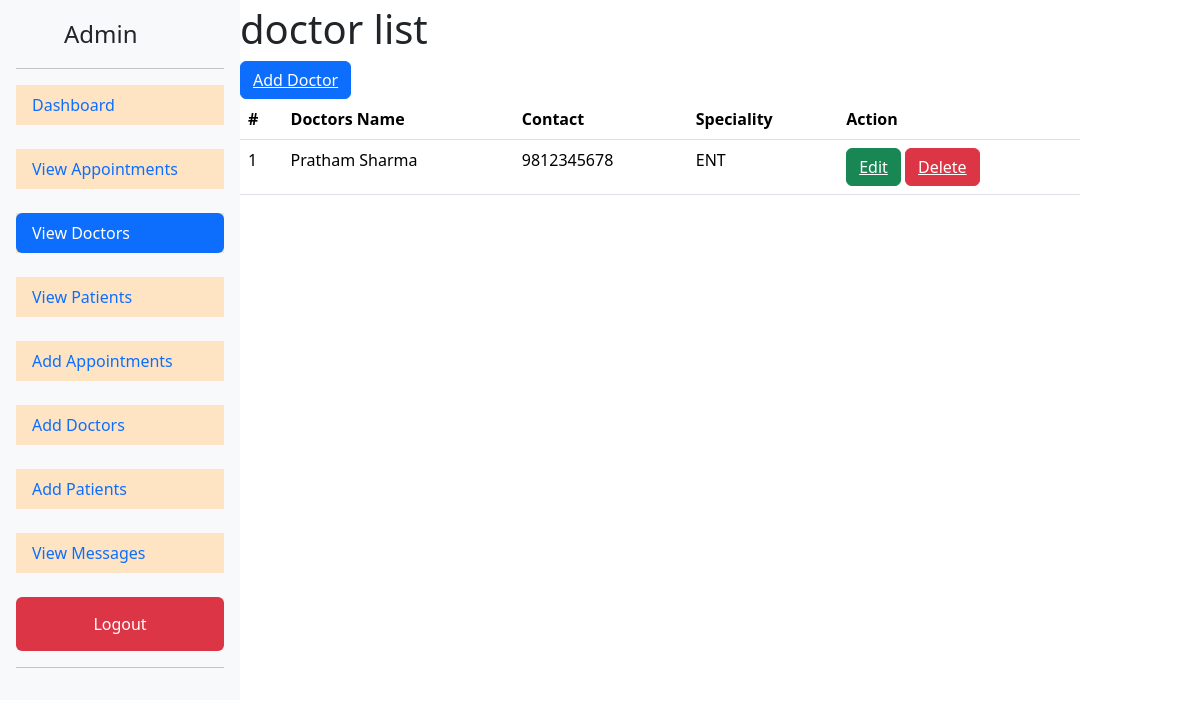
Page /viewdoctor (signed in) on the earlier database version.
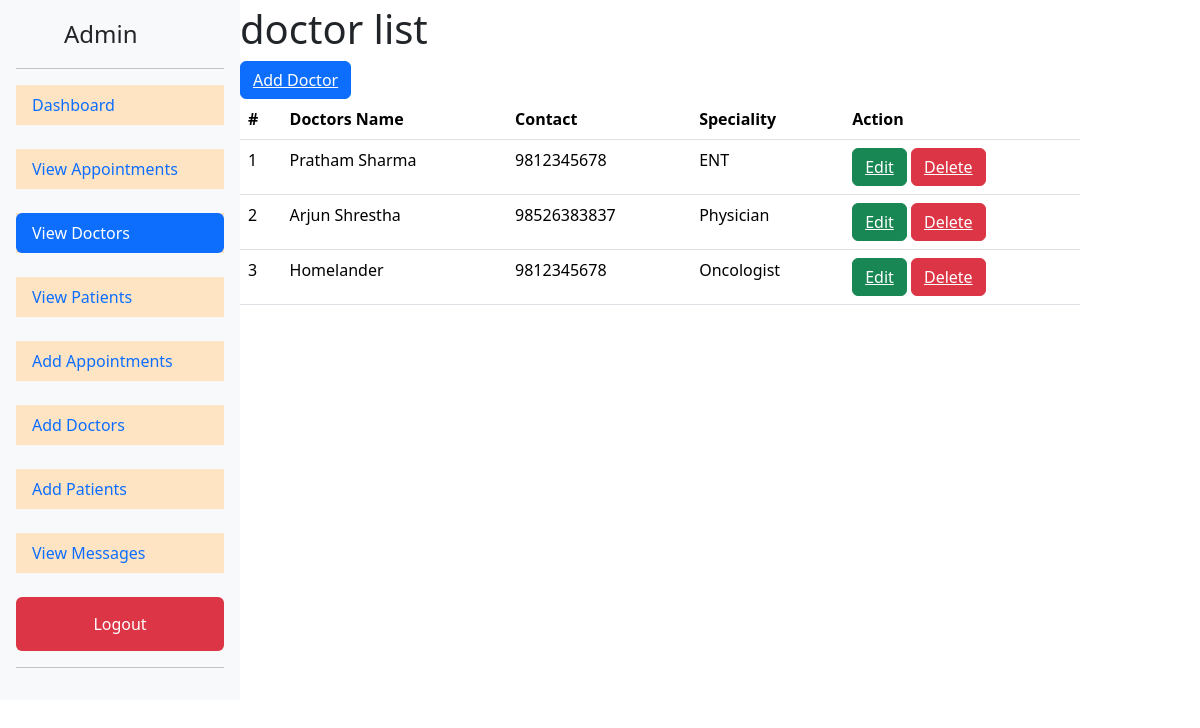
Same page on the later database version.
### Hospital/models.py (models this page shows, shortened)
class Doctor(models.Model):
    Doctor_name = models.CharField(max_length=100)
    Contact_no = models.IntegerField()
    Speciality = models.CharField(max_length=100)

### Hospital/views.py (the view)
# urls.py: path('viewdoctor',viewdoctor,name='viewdoctor'),
@login_required(login_url="adlogin")
def viewdoctor(request):
    mydoc=Doctor.objects.all()
    return render(request,'viewdoctor.html',{'doctors':mydoc})

### templates/viewdoctor.html
{% extends "baseadmin.html" %}
{% block content %}
<h1>doctor list</h1>
<button class="btn btn-primary"><a href="{% url 'adddoctor' %}" class="text-white">Add Doctor</a></button>
<table class="table">
    <thead class="thead-dark">
      <tr>
        <th scope="col">#</th>
        <th scope="col">Doctors Name</th>
        <th scope="col">Contact</th>
        <th scope="col">Speciality</th>
        <th scope="col">Action</th>
      </tr>
    </thead>
    <tbody>
        {% for d in doctors %}
        <tr>
            <td>{{d.id}}</td>
            <td>{{d.Doctor_name}}</td>
            <td>{{d.Contact_no}}</td>
            <td>{{d.Speciality}}</td>
            <td><button class="btn btn-success"><a href="{% url 'editdoctor' d.id %}" class="text-white">Edit</a></button> <button class="btn btn-danger"><a href="{% url "deldoctor" d.id %}" class="text-white">Delete</a></button></td>
        </tr>
        {% endfor %}
    </tbody>
  </table>
{% endblock content %}

Differences in the rows shown:
added Doctor: id "2", Doctor_name "Arjun Shrestha", Contact_no "98526383837", Speciality "Physician"
added Doctor: id "3", Doctor_name "Homelander", Contact_no "9812345678", Speciality "Oncologist"
